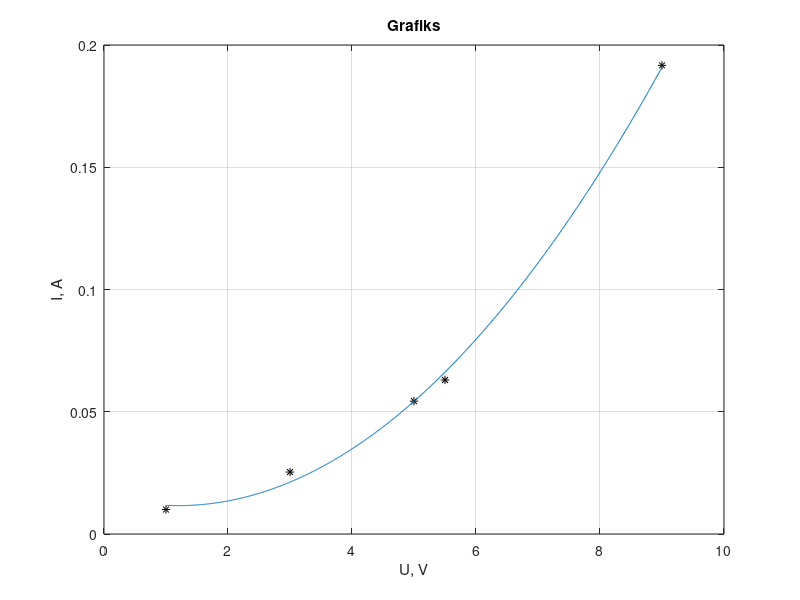

This figure's MATLAB source:
Vm = [1 3 5 5.5 9];

Im = [10 25 55 60 190; 12 26 58 59 199; 8 25 50 70 186]*1e-3;

Imv = mean(Im);

V = min(Vm):0.01:max(Vm);

C = polyfit(Vm,Imv,2);

I = polyval(C,V);%C(1)*V^3 + C(2)*V.^2 + C(3)*V.^1 + C(4)*V.^0;

plot(Vm,Imv,"k*",V,I)

xlabel("U, V")

ylabel("I, A")

title("Grafiks")

grid on
